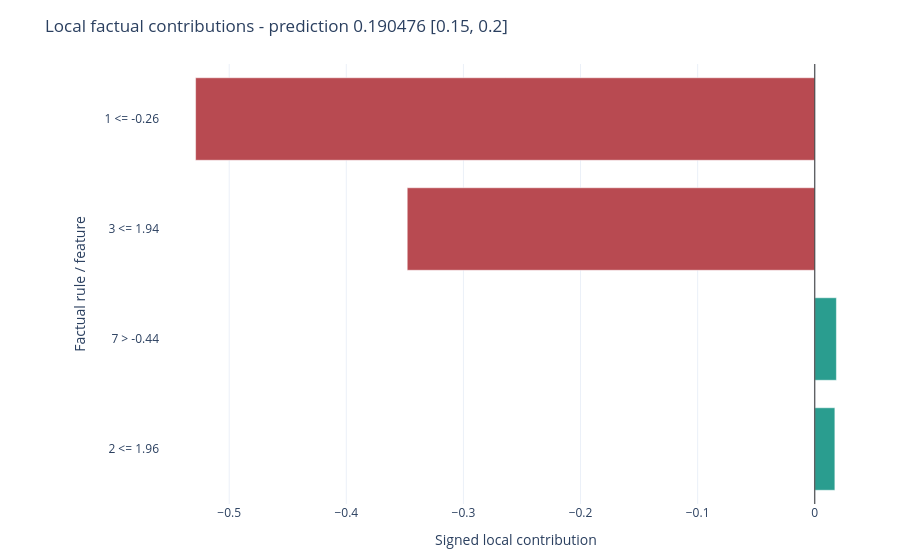

This figure's notebook cell:
### Code cell
factual[0].plot(style="plotly.local.factual_bars", show=True);

### Figure 1 — Plotly figure (JSON) as saved in the notebook; plotly's stock layout.template omitted (floating-point values rounded to 4 significant figures)
{"data": [{"hovertemplate": "%{hovertext}<extra></extra>", "hovertext": ["Rule: 1 <= -0.26<br>Feature: 1<br>Feature index: 1<br>Current value: -0.8627926519554797<br>Contribution: -0.528694<br>Contribution interval: [-0.556814, -0.512776]<br>Interval width: 0.0440379<br>Crosses zero: no<br>Prediction: 0.190476<br>Prediction interval: [0.15, 0.2]<br>Task: classification<br>Mode: classification", "Rule: 3 <= 1.94<br>Feature: 3<br>Feature index: 3<br>Current value: -0.13638251139451696<br>Contribution: -0.347985<br>Contribution interval: [-0.392857, -0.309524]<br>Interval width: 0.0833333<br>Crosses zero: no<br>Prediction: 0.190476<br>Prediction interval: [0.15, 0.2]<br>Task: classification<br>Mode: classification", "Rule: 7 > -0.44<br>Feature: 7<br>Feature index: 7<br>Current value: -0.18498778519027181<br>Contribution: +0.0184776<br>Contribution interval: [0.00768588, 0.0703008]<br>Interval width: 0.0626149<br>Crosses zero: no<br>Prediction: 0.190476<br>Prediction interval: [0.15, 0.2]<br>Task: classification<br>Mode: classification", "Rule: 2 <= 1.96<br>Feature: 2<br>Feature index: 2<br>Current value: -0.3144797178251141<br>Contribution: +0.0171668<br>Contribution interval: [0.002886, 0.085213]<br>Interval width: 0.082327<br>Crosses zero: no<br>Prediction: 0.190476<br>Prediction interval: [0.15, 0.2]<br>Task: classification<br>Mode: classification"], "marker": {"color": ["#b84a51", "#b84a51", "#2a9d8f", "#2a9d8f"]}, "name": "contribution", "orientation": "h", "type": "bar", "x": [-0.5287, -0.348, 0.01848, 0.01717], "y": ["1 <= -0.26", "3 <= 1.94", "7 > -0.44", "2 <= 1.96"]}], "layout": {"bargap": 0.25, "margin": {"b": 56, "l": 160, "r": 28, "t": 64}, "shapes": [{"line": {"color": "#333333", "width": 1}, "type": "line", "x0": 0, "x1": 0, "xref": "x", "y0": 0, "y1": 1, "yref": "y domain"}], "showlegend": false, "title": {"text": "Local factual contributions - prediction 0.190476 [0.15, 0.2]"}, "xaxis": {"title": {"text": "Signed local contribution"}}, "yaxis": {"autorange": "reversed", "title": {"text": "Factual rule / feature"}}}}
